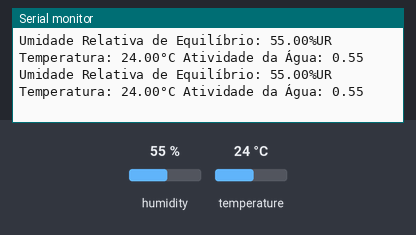
This sketch was run on a simulated Arduino Uno, built with avr-gcc and run on an emulated ATmega328P. On the bench: the last lines printed to the serial monitor. The test bench sets the inputs (shaded band); at power-on: humidity 55 %, temperature 24 °C.

Above: at 2.8 s.
2.9 s: humidity set to 22 %
At 5.6 s:
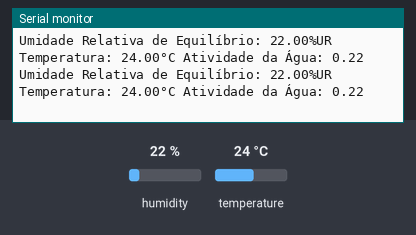
5.7 s: temperature set to 12 °C
At 6.7 s:
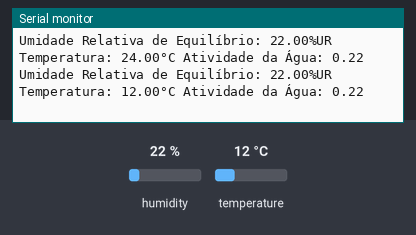
8.5 s: humidity set to 40 %
At 10.2 s:
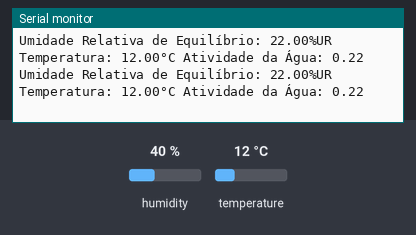
Timing chart, 0 to 11.7 s (numbered marks = the images above; inputs shaded):
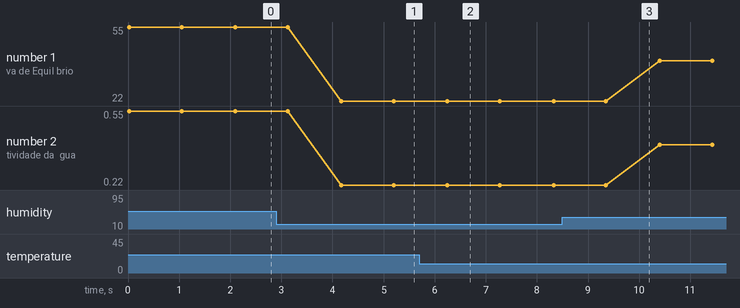

The sketch:

teste_DHT.ino
```cpp
#include <DHT.h>
#define DHTPIN A3
#define DHTTYPE DHT11

DHT dht(DHTPIN, DHTTYPE);

void setup() {
  Serial.begin(9600);
  dht.begin();
}

void loop() {
  float h = dht.readHumidity();
  float t = dht.readTemperature();
  if (isnan(t) || isnan(h)){
    Serial.println("Failed to read from DHT");
  }
  else{
    Serial.print("Umidade Relativa de Equilíbrio: ");
    Serial.print(h);
    Serial.print("%UR");
    Serial.print(" Temperatura: ");
    Serial.print(t);
    Serial.print("°C");
    Serial.print(" Atividade da Água: ");
    Serial.println(h/100);

    //Exibir gráfico ln aw vs 1/T

    delay(1000);


  }
}
```

Measured:
- after the input at 2.9 s, the serial monitor: prints a new line after 1.3 s (image 1)
- after the input at 5.7 s, the serial monitor: prints a new line after 0.55 s (image 2)
- plotted number 1: 55 → 22 after the input at 2.9 s, 22 → 40 after the input at 8.5 s
- plotted number 2: 0.55 → 0.22 after the input at 2.9 s, 0.22 → 0.4 after the input at 8.5 s
